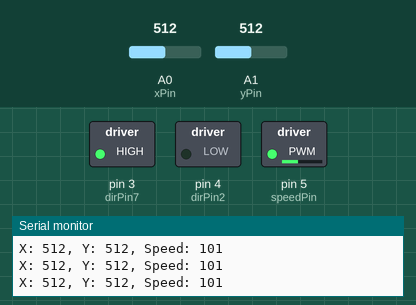
A sketch run on a simulated Arduino Uno, built with avr-gcc and run on an emulated ATmega328P. Parts: switched loads named in the sketch (green lamp = pin HIGH), the last lines printed to the serial monitor. The test bench sets the inputs (shaded band); at power-on: A1 (yPin) = 512, A0 (xPin) = 512.

Above: at 1.2 s.
1.3 s: A1 (yPin) set to 105
At 2.2 s:
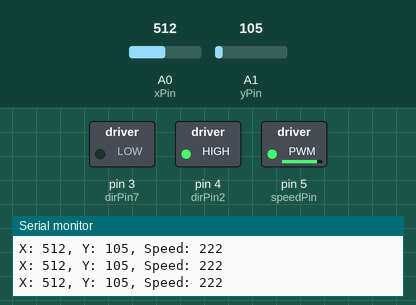
2.8 s: A1 (yPin) set to 93
At 4.0 s:
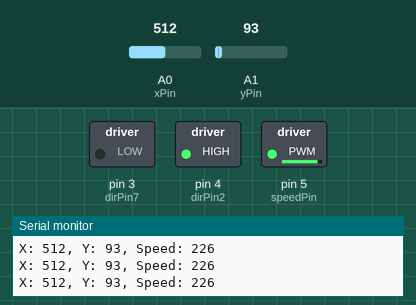
5.8 s: A1 (yPin) set to 265
At 6.5 s:
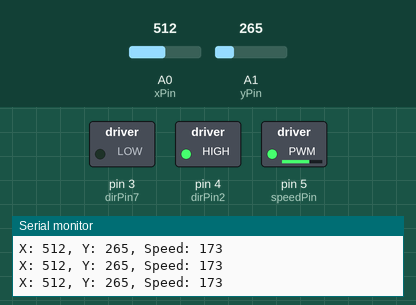
7.3 s: A1 (yPin) set to 984
At 8.2 s:
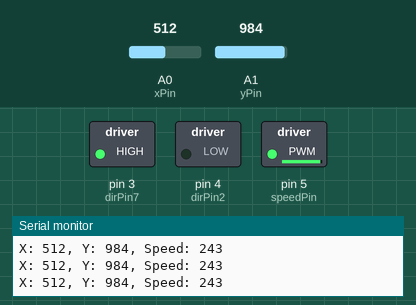
8.8 s: A1 (yPin) set to 1014
At 9.9 s:
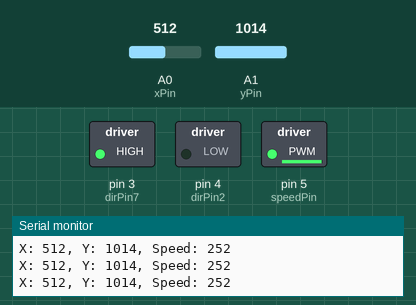
11.8 s: A0 (xPin) set to 110
14.8 s: A0 (xPin) set to 94
Timing chart, 0 to 17.8 s (numbered marks = the images above; inputs shaded):
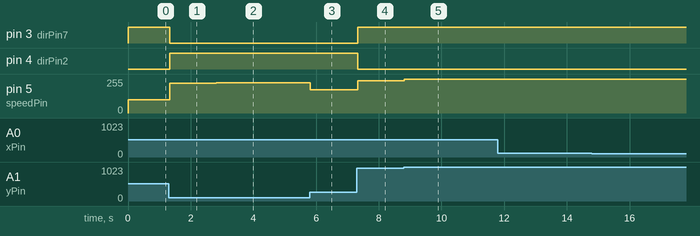

Measured:
- after the input at 1.3 s, pin 3 (dirPin7): HIGH → LOW at once; pin 4 (dirPin2): LOW → HIGH at once; pin 5 (speedPin): 101/255 → 222/255 at once
- after the input at 2.8 s, pin 5 (speedPin): 222/255 → 226/255 at once
- after the input at 5.8 s, pin 5 (speedPin): 226/255 → 173/255 at once
- after the input at 7.3 s, pin 3 (dirPin7): LOW → HIGH at once; pin 4 (dirPin2): HIGH → LOW at once; pin 5 (speedPin): 173/255 → 243/255 at once
- after the input at 8.8 s, pin 5 (speedPin): 243/255 → 252/255 at once

The sketch:

dcMotor.ino.ino
```cpp
int speedPin = 5;
  int dcSpeed;
  float dcMin = 100.;
  float dcMax = 255.;
int dirPin2 = 4;
int dirPin7 = 3;

int xPin = A0;
  int xVal;
int yPin = A1;
  int yVal;
  float yMid = 507.;
  float yFlex = 2.;
  float yMin = 0.;
  float yMax = 1023.;
int swPin = A2;

void setup() {
  pinMode(speedPin,OUTPUT);
  pinMode(dirPin2,OUTPUT);
  pinMode(dirPin7,OUTPUT);

  pinMode(xPin,INPUT);
  pinMode(yPin,INPUT);
  pinMode(swPin,INPUT);

  Serial.begin(9600);
}

void loop() {
  Serial.print("X: ");
  Serial.print(xVal);
  Serial.print(", Y: ");
  Serial.print(yVal);
  Serial.print(", Speed: ");
  Serial.println(dcSpeed);

  xVal = analogRead(xPin);
  yVal = analogRead(yPin);

  if(yVal>yMid+yFlex){
    digitalWrite(dirPin2,LOW);
    digitalWrite(dirPin7,HIGH);
    dcSpeed = ((dcMax-dcMin)/(yMax-yMid))*(yVal-yMid)+dcMin;
    analogWrite(speedPin,dcSpeed);
  }
    if(yVal<yMid-yFlex){
      digitalWrite(dirPin2,HIGH);
      digitalWrite(dirPin7,LOW);
      dcSpeed = ((dcMax-dcMin)/(yMid-yMin))*(yMid-yVal)+dcMin;
      analogWrite(speedPin,dcSpeed);
    }
    if(yVal<=yMid+yFlex && yVal>=yMid-yFlex){
      dcSpeed=0;
      analogWrite(speedPin,dcSpeed);
    }
}
```
